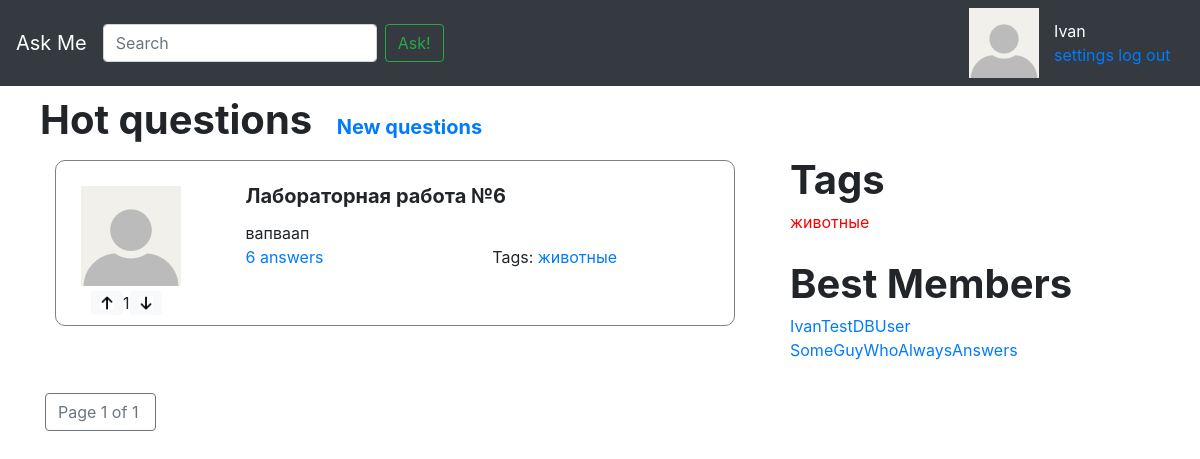
The app's page /hot/, older data.
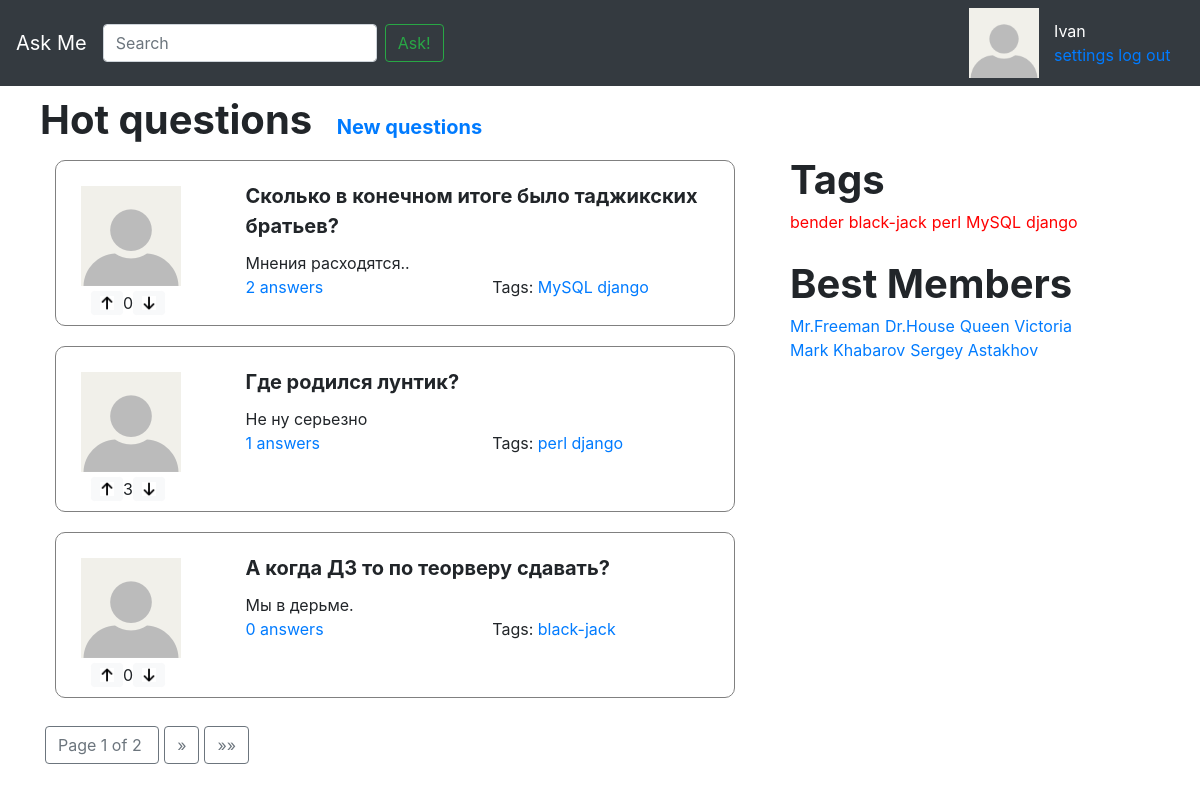
The same page, newer data.
### app/models.py (models this page shows, shortened)
class Question(models.Model):
	title = models.CharField(max_length = 256, verbose_name = 'Заголовок')
	text = models.TextField(verbose_name = 'Текст')
	date_create = models.DateField(auto_now_add=True, verbose_name = 'Дата создания')
	rating = models.IntegerField(verbose_name = 'Рейтинг')
	author = models.ForeignKey('User', on_delete = models.CASCADE, verbose_name = 'Автор')
	tags = models.ManyToManyField('Tag', verbose_name = 'Тэги')
	marks = GenericRelation(Mark)
	objects = QuestionManager()
	def count_answers(self):
		return Answer.objects.question_answers(self.pk).count()
	class Meta:
		verbose_name = 'Вопрос'
		verbose_name_plural = 'Вопросы'

class Tag(models.Model):
	name = models.CharField(max_length = 256, verbose_name = 'Название тэга')
	objects = TagManager()
	def __str__(self):
		return self.name
	class Meta:
		verbose_name = 'Тэг'
		verbose_name_plural = 'Тэги'

class User(models.Model):
	author = models.OneToOneField('Profile', on_delete=models.CASCADE)
	objects = UserManager()
	def __str__(self):
		return self.author.user_name
	class Meta:
		verbose_name = 'Пользователь'
		verbose_name_plural = 'Пользователи'

class Profile(models.Model):
	user_name = models.CharField(max_length = 256, verbose_name = 'Имя в системе')
	email = models.EmailField(verbose_name = 'E-mail')
	class Meta:
		verbose_name = 'Профиль'
		verbose_name_plural = 'Профили'

### app/views.py (the view)
# urls.py: path('hot/', views.hot_questions, name='hot_questions'),
def hot_questions(request):
	hot_questions = Question.objects.best_questions()
	question_pages = paginate(request, hot_questions)
	return render(request, 'hot_questions.html', {
        'page_obj': question_pages,
    })

### app/models.py (called while the page is built)
	def get_all_users(self):
		return self.all()

	def count_rating(self):
		return self.filter(mark_type = Mark.MarkType.LIKE).count() - self.filter(mark_type = Mark.MarkType.DISLIKE).count()

	def best_questions(self):
		return self.order_by('-rating', '-date_create')

	def question_answers(self, question_id):
		return self.filter(question__id = question_id).order_by('-rating', '-date_create')

	def get_all_tags(self):
		return self.all()

### app/views.py (called while the page is built)
def paginate(request, object_list, per_page=3):
    paginator = Paginator(object_list, per_page)
    page_number = request.GET.get('page')
    page_obj = paginator.get_page(page_number)
    return page_obj

### askme/context_processors.py (called while the page is built)
def tags(arg):
	tags = Tag.objects.get_all_tags()
	return { 'tags': tags }

def best_members(arg):
	best_members = User.objects.get_all_users()
	return { 'members': best_members }

### templates/hot_questions.html
{% extends 'inc/base.html' %}
{% load static %}
{% block header %}
    <span href="" id="new_questions_text">Hot questions</a>
    <a href="{% url 'index' %}" id="hot_questions_text">New questions</a>
{% endblock header %}
{% block content %}
    {% for question in page_obj %}
        {% include 'inc/one_question.html' %}
    {% endfor %}
{% endblock content %}
{% block right %}
    {% include 'inc/tags_section.html' %}
{% endblock right %}

### templates/inc/one_question.html
{% load static %}
<div class="row question-box">
	<div class="col-3 question_box_left">
		<div class="row">
			<img src="{% static "img/111.jpg" %}" alt="My image" class="question-img">
		</div>
		<div class="row like_widget">
			<img class="btn btn-primary btn-sm btn-light" src="{% static 'img/like.jpg' %}" height="24">
            <div class="bd-highlight like-status"> {{ question.marks.count_rating }} </div>
            <img class="btn btn-primary btn-sm btn-light" src="{% static 'img/dislike.jpg' %}" height="24">
		</div>
	</div>
	<div class="col-9">
		<div class="question_box_right">
			<div class="question-title">{{ question.title }}</div>
			<div class="question-text">{{ question.text }}</div>
			<div class="row">
				<div class="col">
					<a class="ans_tag" href="{% url 'question_answers' question.id  %}">{{ question.count_answers }} answers</a>
				</div>
				<div class="col">
					<span class="ans_tag">Tags:</span>
					{% for tag in question.tags.get_all_tags %}
            			<a class="ans_tag" href="{% url 'tag' tag  %}">{{ tag }}</a>
        			{% endfor %}
				</div>
			</div>
		</div>
	</div>
</div>

### templates/inc/tags_section.html
<div>
    <div class="row">
        <span class="row tags_header">Tags</span>
    </div>
    <div class="row link_tags">
        {% for tag in tags %}
            <a class="sample_tag lang_tag" href="{% url 'tag' tag  %}">{{ tag }}</a>
        {% endfor %}
    </div>
</div>
<div>
    <div class="row">
        <span class="row tags_header">Best Members</span>
    </div>
    <div class="row link_tags">
        {% for member in members %}
            <a class="sample_tag" href="">{{ member }}</a>
        {% endfor %}
    </div>
</div>

Row changes from the older to the newer data that the page shows:
removed Question: marks.count_rating "1", title "Лабораторная работа №6", text "вапваап", count_answers "6"
removed Tag: name "животные"
removed User: author.user_name "IvanTestDBUser"
removed User: author.user_name "SomeGuyWhoAlwaysAnswers"
added Question: marks.count_rating "0", title "Сколько в конечном итоге было таджикских братьев?", text "Мнения расходятся..", count_answers "2"
added Tag: name "MySQL"
added Tag: name "django"
added Question: marks.count_rating "3", title "Где родился лунтик?", text "Не ну серьезно", count_answers "1"
added Tag: name "perl"
added Question: marks.count_rating "0", title "А когда ДЗ то по теорверу сдавать?", text "Мы в дерьме.", count_answers "0"
added Tag: name "black-jack"
added Tag: name "bender"
added User: author.user_name "Mr.Freeman"
added User: author.user_name "Dr.House"
added User: author.user_name "Queen Victoria"
added User: author.user_name "Mark Khabarov"
added User: author.user_name "Sergey Astakhov"
Text that changed along with them:
{{ page_obj.paginator.num_pages }}: "1" → "2"
